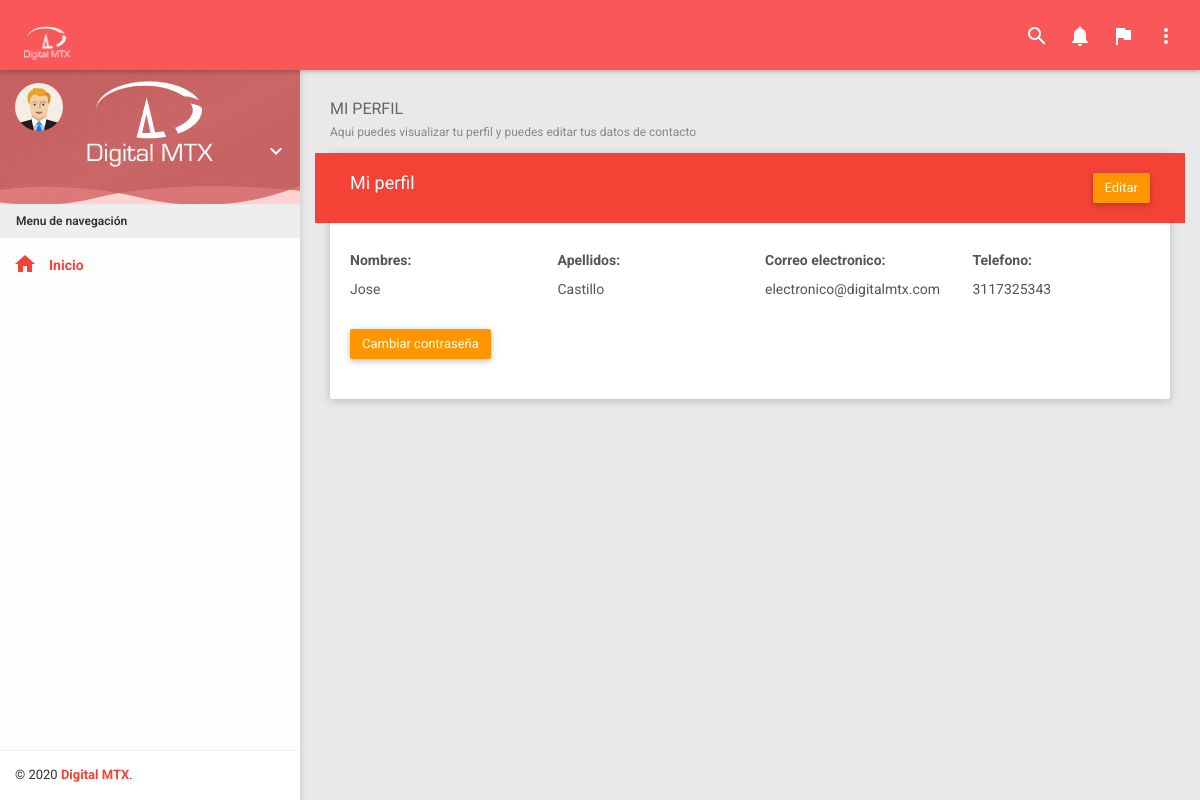
Page /?controller=person&method=profile&id=3 (signed in) on the committed database.
### tables this page shows
CREATE TABLE `dtm_empleados` (
  `id` int(11) NOT NULL,
  `sesion` text DEFAULT NULL,
  `nombre` varchar(50) NOT NULL,
  `apellidos` varchar(50) NOT NULL,
  `tipodoc` varchar(10) NOT NULL,
  `identificacion` varchar(50) NOT NULL,
  `correo` varchar(150) NOT NULL,
  `telefono` varchar(20) NOT NULL,
  `genero` varchar(10) NOT NULL,
  `sucursal` varchar(50) NOT NULL,
  `cargo` varchar(50) NOT NULL,
  `fechanac` varchar(20) NOT NULL,
  `password` varchar(250) NOT NULL,
  `finanza` tinyint(1) DEFAULT NULL,
  `chat` tinyint(1) DEFAULT NULL,
  `verperfil` tinyint(1) DEFAULT NULL,
  `despacho` tinyint(1) DEFAULT NULL,
  `productos` tinyint(1) DEFAULT NULL,
  `contenido` tinyint(1) DEFAULT NULL,
  `factura` tinyint(1) DEFAULT NULL,
  `mail` tinyint(1) DEFAULT NULL,
  `activo` tinyint(1) DEFAULT NULL
);

### Models/Person.php (called while the page is built, shortened)
<?php
class Person {
    private $pdo ;
    public function __construct()
    {
        try {
            $this->pdo = new Conexion;
        } catch ( PDOException $e) {
            die($e->getMessage());
        }
    }
    public function getById($id){
        try {
            $strSql = 'SELECT * FROM dtm_empleados WHERE id = :id';
            $array = ['id' => $id];
            $query = $this->pdo->select($strSql,$array);
            return $query;
        } catch ( PDOException $e) {
            die($e->getMessage());
        }
    }
}

### Providers/Database.php (called while the page is built, shortened)
<?php
class Conexion extends PDO
{
	public function select($strSql, $arrayData = array(), $fetchMode = PDO::FETCH_OBJ)
	{
		$query = $this->prepare($strSql);
		foreach ($arrayData as $key => $value)
			$query->bindParam(":$key", $value);
		if (!$query->execute())
			echo "Error, la consulta no se realizó";
		else
			return $query->fetchAll($fetchMode);
	}
}

### Views/Persons/profile.php (the view)
<section class="content">
        <div class="container-fluid">
            <div class="block-header">
                <h2>
                    MI PERFIL
                    <small>Aqui puedes visualizar tu perfil y puedes editar tus datos de contacto</small>
                </h2>
            </div>
            <div class="row clearfix">
                <div class="col-lg-12 col-md-12 col-sm-12 col-xs-12">
                    <div class="card">
                        <div class="header bg-red row">
                            <div class="col-sm-6">
                                <h2>Mi perfil</h2>
                            </div>
                            <div class="col-sm-6 text-right">
                                <a href="?controller=person&method=edit&id=<?php echo $data[0]->id?>" class="btn btn-warning">Editar</a>
                            </div>
                        </div>
                        <div class="body">
                            <div class="row clearfix">
                                <div class="col-sm-3">
                                    <h5>Nombres:</h5>
                                    <p><?php echo $data[0]->nombre?></p>
                                </div>
                                <div class="col-sm-3">
                                    <h5>Apellidos:</h5>
                                    <p><?php echo $data[0]->apellidos?></p>
                                </div>
                                <div class="col-sm-3">
                                    <h5>Correo electronico:</h5>
                                    <p><?php echo $data[0]->correo?></p>
                                </div>
                                <div class="col-sm-3">
                                    <h5>Telefono:</h5>
                                    <p><?php echo $data[0]->telefono?></p>
                                </div>
                            </div>
                            <div class="row clearfix">
                                <div class="col-sm-3">
                                    <a href="?controller=person&method=editPass" class="btn btn-warning">Cambiar contraseña</a>
                                </div>
                            </div>
                        </div>
                    </div>
                </div>
            </div>
        </div>
    </section>

### rows in the picture
dtm_empleados: nombre "Jose", apellidos "Castillo", correo "electronico@digitalmtx.com", telefono "3117325343"
